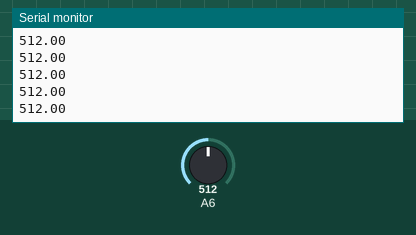
Simulated run of this sketch. Board: Arduino Uno, built with avr-gcc and run on an emulated ATmega328P. Shown: the last lines printed to the serial monitor. Inputs (shaded band) come from the test bench; at power-on: A6 = 512.

Above: at 1.2 s.
1.3 s: A6 set to 716
At 1.8 s:
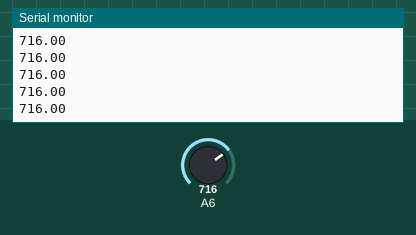
2.8 s: A6 set to 900
At 3.5 s:
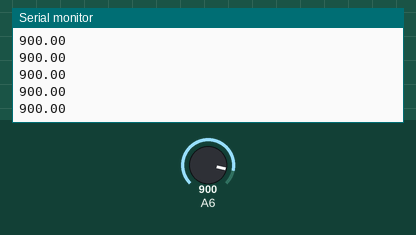
Timing chart, 0 to 5.8 s (numbered marks = the images above; inputs shaded):
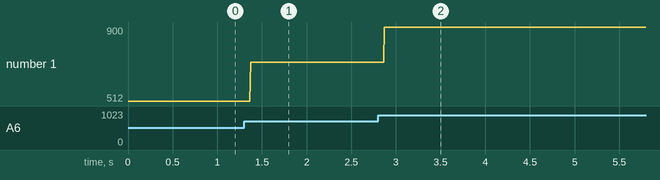

The sketch:

ky-024_ruido.ino
```cpp
float lectura;

void setup() {
  Serial.begin(9600);
  pinMode(7, INPUT);
}

void loop() {

  lectura = analogRead(6);
  Serial.println(lectura);
}
```

Measured:
- after the input at 1.3 s, the serial monitor: prints a new line after 0.07 s (image 1)
- after the input at 2.8 s, the serial monitor: prints a new line after 0.07 s (image 2)
- plotted number 1: 512 → 716 after the input at 1.3 s, 716 → 900 after the input at 2.8 s
